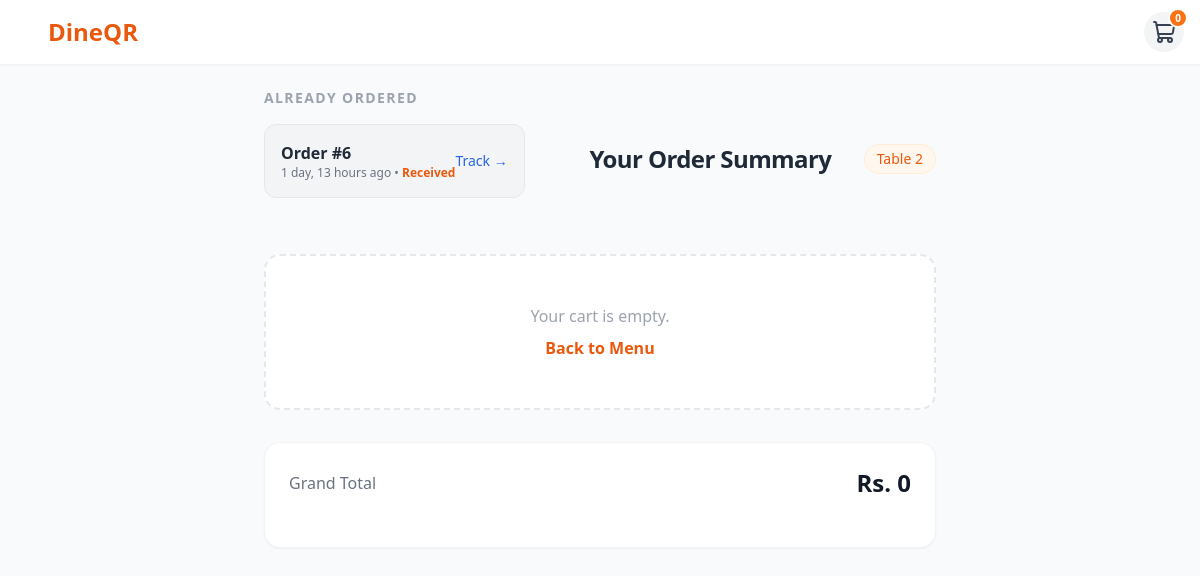
Screenshot of /cart/?table=2 with the database file from the repository.
### orders/models.py (models this page shows, shortened)
class Order(models.Model):
    STATUS_CHOICES = [
        ("received", "Received"),
        ("preparing", "Preparing"),
        ("ready", "Ready"),
        ("completed", "Completed"),
    ]
    table_number = models.IntegerField()
    status = models.CharField(max_length=20, choices=STATUS_CHOICES, default="received")
    total_price = models.DecimalField(max_digits=10, decimal_places=2, default=0.00)
    created_at = models.DateTimeField(auto_now_add=True)

### orders/views.py (the view)
def cart_detail(request):
    table_num = request.GET.get("table")
    previous_orders = []
    if table_num:
        previous_orders = (
            Order.objects.filter(table_number=table_num)
            .exclude(status="completed")
            .order_by("-created_at")
        )
    return render(
        request, "orders/cart_detail.html", {"previous_orders": previous_orders}
    )

### templates/orders/cart_detail.html (shortened to what this page needs)
{% extends 'orders/base.html' %}
{% block content %}
<div class="max-w-2xl mx-auto">
    <div class="flex items-center justify-between mb-6">
        {% if previous_orders %}
        <div class="mb-8">
    <h2 class="text-sm font-bold text-gray-400 uppercase tracking-widest mb-4">Already Ordered</h2>
    <div class="space-y-3">
        {% for order in previous_orders %}
        <div class="bg-gray-100 rounded-xl p-4 flex justify-between items-center border border-gray-200">
            <div>
                    <p class="font-bold text-gray-800">Order #{{ order.id }}</p>
                    <p class="text-xs text-gray-500">{{ order.created_at|timesince }} ago • <span class="capitalize text-orange-600 font-bold">{{ order.status }}</span></p>
                </div>
                <a href="{% url 'order_success' order.id %}" class="text-sm text-blue-600 font-medium">Track →</a>
            </div>
                {% endfor %}
            </div>
        </div>
        {% endif %}
        <h1 class="text-2xl font-bold text-gray-800 tracking-tight">Your Order Summary</h1>
        <span class="text-sm font-medium text-orange-600 bg-orange-50 px-3 py-1 rounded-full border border-orange-100">Table {{ request.GET.table }}</span>
    </div>
    <div id="cart-items-container" class="space-y-4">
    </div>
    <div class="mt-8 bg-white rounded-2xl shadow-sm border border-gray-100 p-6">
        <div class="flex justify-between items-center mb-6">
            <span class="text-gray-500 font-medium">Grand Total</span>
            <span id="cart-total-price" class="text-2xl font-black text-gray-900">Rs. 0</span>
        </div>
    </div>
</div>
{% endblock %}

### rows the page displays
Order: id "6", created_at "1 day, 13 hours", status "Received"

### other values shown
{{ request.GET.table }} "2"
